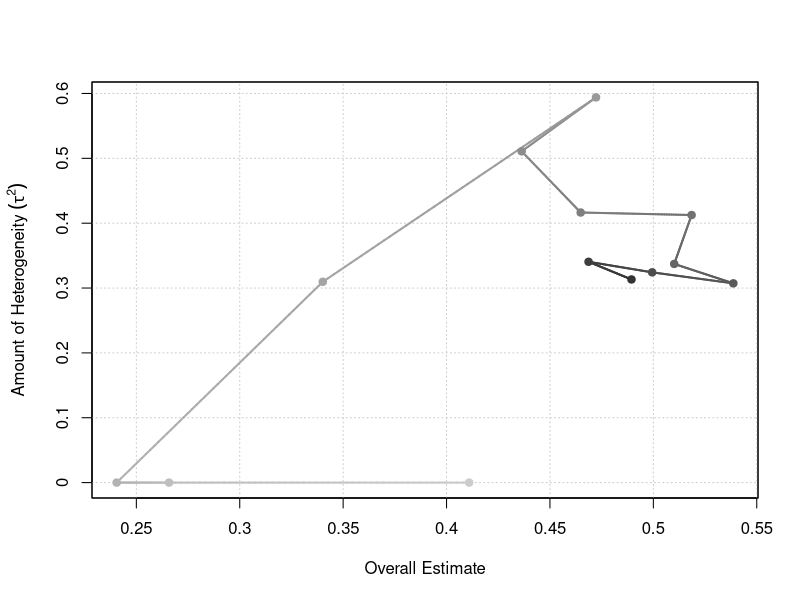
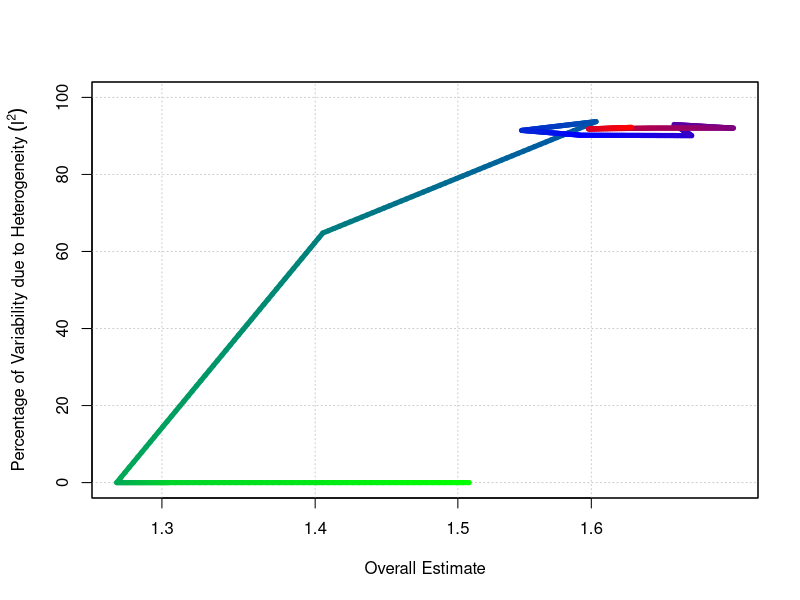

Reproduce these figures in R, in order.
library(metafor)


### Name: plot.cumul.rma
### Title: Plot Method for 'cumul.rma' Objects
### Aliases: plot.cumul.rma
### Keywords: hplot

### ** Examples

### calculate log risk ratios and corresponding sampling variances
dat <- escalc(measure="RR", ai=tpos, bi=tneg, ci=cpos, di=cneg, data=dat.bcg)

### random-effects model
res <- rma(yi, vi, data=dat)

### cumulative meta-analysis (in the order of publication year)
sav <- cumul(res, transf=exp, order=order(dat$year))

### plot of model estimate and tau^2 over time
plot(sav)

### illustrate some other plot options
plot(sav, yaxis="I2", ylim=c(0,100), atransf=exp, at=log(seq(1.3, 1.6, by=.1)),
     lwd=5, cex=0, cols=c("green","blue","red"))
